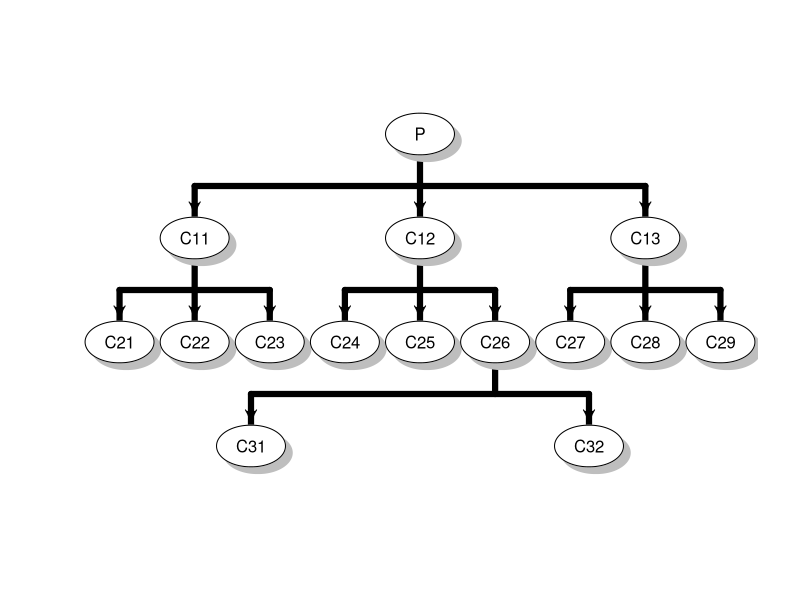
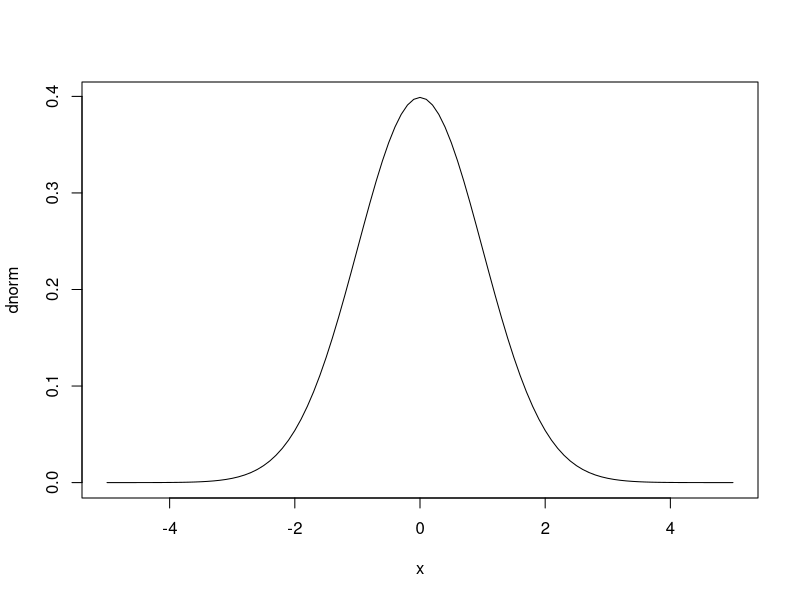
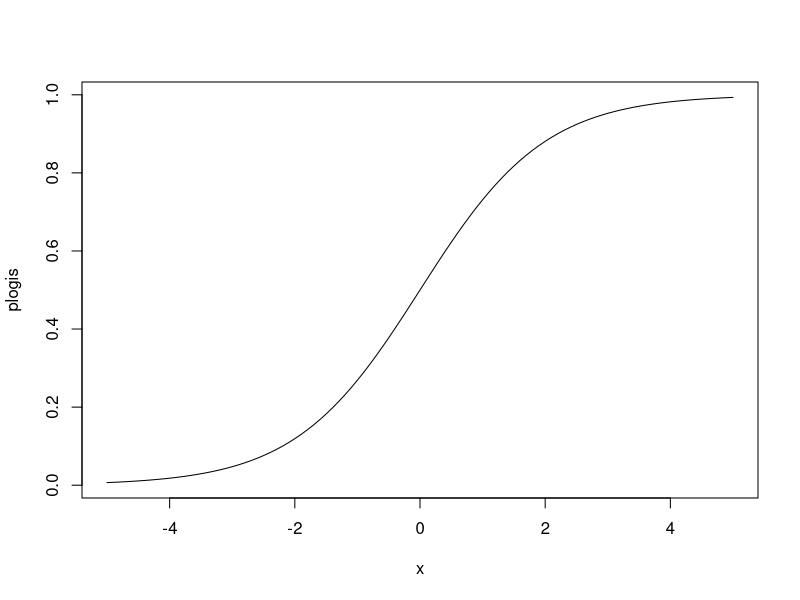
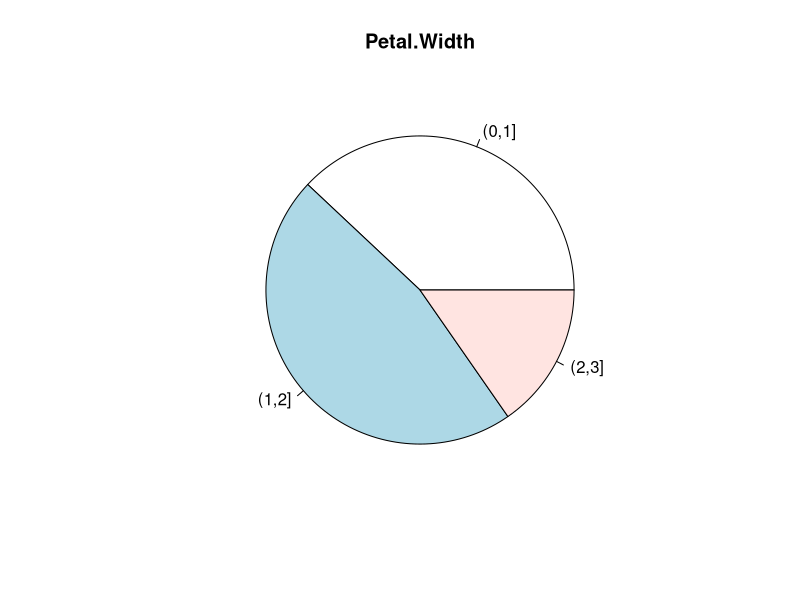
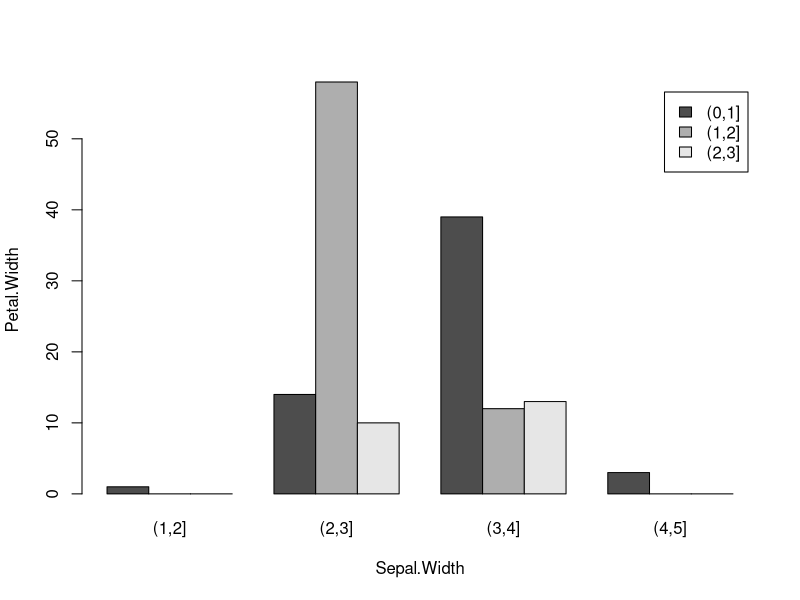
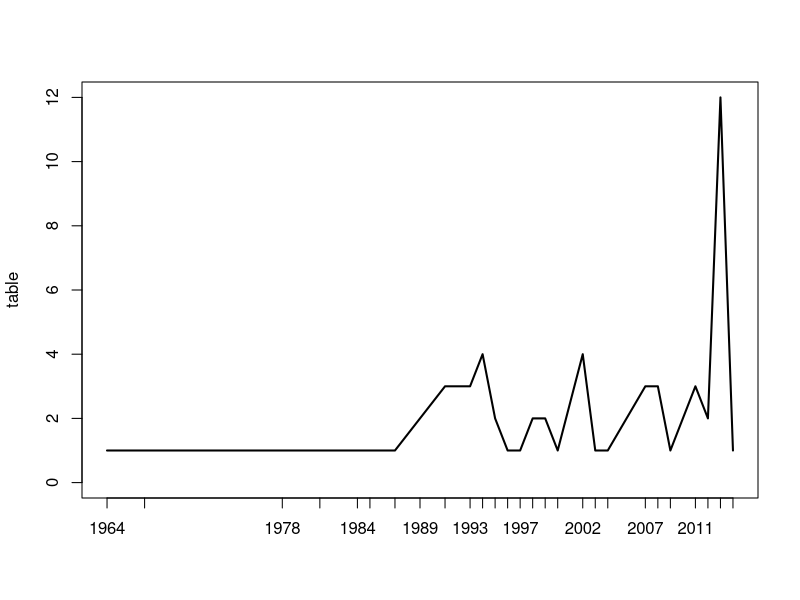
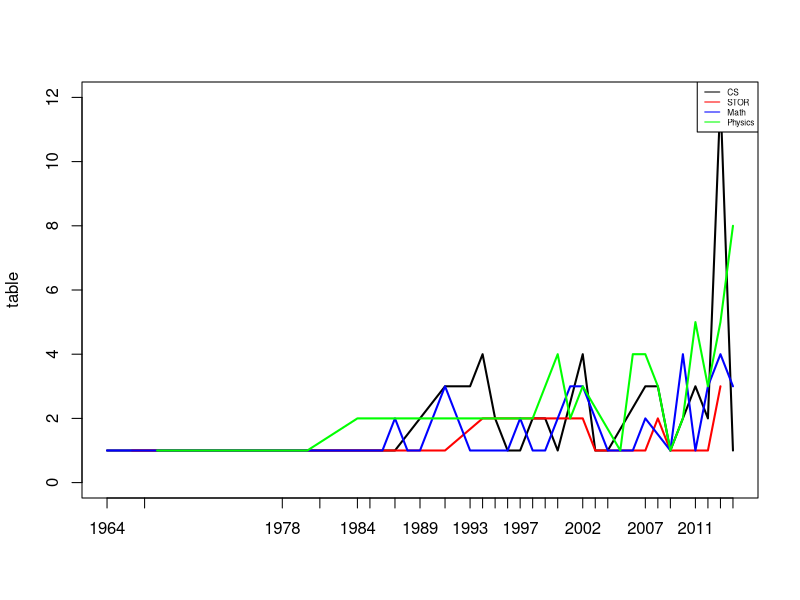
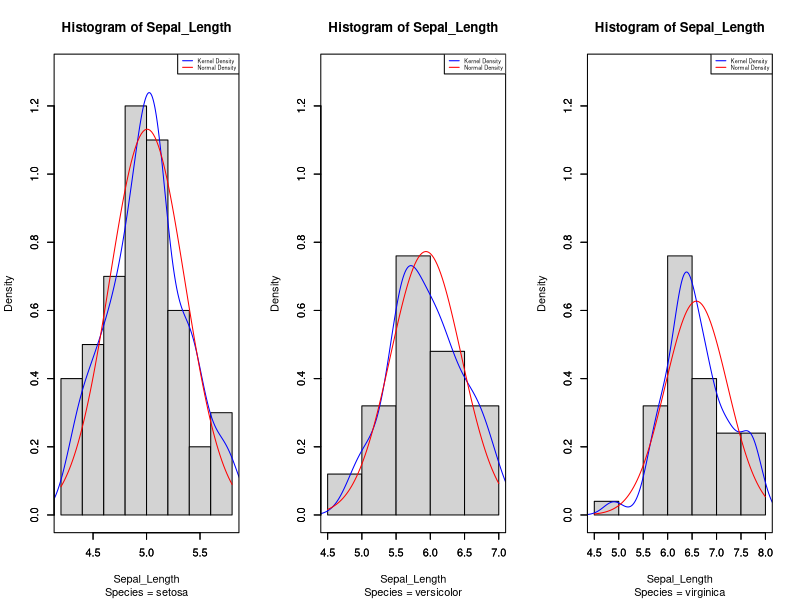

Write the R code that produced these figures, in order. (Note: this script raises an error after producing the figures.)
## ---- chunk 1
knitr::opts_chunk$set(echo = TRUE)
## ---- chunk 2
x1 <- c(2, .5, 4, 2); x1

x2 <- c(x1, rep(1, 4)); x2

x3 <- 1:-2; x3

# "collapse" option renders a character vector into a character element
x4 <- c("Hello", " ", "World", "!"); x4 <- paste(x4, collapse = ""); x4 

x5 <- c(TRUE, TRUE, NA, FALSE); x5

x6 <- c(rep(1:2, 2), rep(1:2, each = 2)); x6
## ---- chunk 3
X <- matrix(c(1,2,3,4,1,0,-1,-2,2,.5,4,2,1,1,1,1),4,4,byrow=TRUE)
X
## ---- chunk 4
x <- 1:4
# specify the vector of indices
x[c(1,4)]

# specify a logical vector of identical length
x[c(TRUE, FALSE, FALSE, TRUE)]

# specify the indices to discard
x[-c(2,3)]
## ---- chunk 5
x <- 1:4
x >= 3    # componentwise comparison resulting in a logical vector
x[x >= 3]
x[x >=1 & x <=3]
## ---- chunk 6
x <- matrix(1:12, 3, 4)
x[c(1,3),-c(1,4)]
x[c(TRUE,FALSE,TRUE),]
## ---- chunk 7
y1 <- X[X<0]
y1
## ---- chunk 8
y2 <- X[X>0&X<2]
y2
## ---- chunk 9
x <- list( num   = 1:4,                # "num =" specifies the name of the first component
           chac  = "hello world!",
           logic = c(TRUE,FALSE),
           nu    = NULL,
           mat   = matrix(4:1, 2, 2) ) #text to the left of = specifies the component name
y <- list( 1234,
           "world" )
c(x, y)
## ---- chunk 10
# install.packages("diagram")   ## if you don't have the package "diagram", run it
library("diagram")
openplotmat()
elpos <- coordinates (c(1,3,9,2))
treearrow(from = elpos[1,], to = elpos[2:4,], lwd = 6)
treearrow(from = elpos[2,], to = elpos[5:7,], lwd = 6)
treearrow(from = elpos[3,], to = elpos[8:10,], lwd = 6)
treearrow(from = elpos[4,], to = elpos[11:13,], lwd = 6)
treearrow(from = elpos[10,], to = elpos[14:15,], lwd = 6)
labels <- character()
labels[1] <- "P"
for(i in 2:4)
  labels[i] <- paste0("C1", i-1)
for(i in 5:13)
  labels[i] <- paste0("C2", i-4)
for(i in 14:15)
  labels[i] <- paste0("C3", i-13)
for(i in 1:15)
  textround(elpos[i,], radx = 0.001, rady = 0.05, lab = labels[i])
## ---- chunk 11
C11 <- list( C21 = "C21",
             C22 = "C22", 
             C23 = "C23")
C26 <- list( C31 = "C31",
             C32 = "C32")
C13 <- list( C27 = "C27",
             C28 = "C28",
             C29 = "C29")
C12 <- list( C24 = "C24",
             C25 = "C25",
             C26 = C26)
P   <- list( C11 = C11,
             C12 = C12,
             C13 = C13)

# subtree rooted at C12
P[[2]]
P$C12

# subtree (leaf) rooted at C24
P[[c(2,1)]]
P$C12$C24

# subtree rooted at C26
P[[c(2,3)]]
P$C12$C26

# subtree (leaf) rooted at C31
P[[c(2,3,1)]]
P$C12$C26$C31
## ---- chunk 12
students <- data.frame( id = factor(c("001", "002", "003")), # ids are characters
                        score_A = c(95, 97, 90),          # scores are numericss
                        score_B = c(80, 75, 84))       
students
## ---- chunk 13
student_003 <- students[students$id == "003",]
student_003
## ---- chunk 14

scores <- matrix(c(95, 97, 90, 80, 75, 84), 3, 2)
scores <- data.frame(scores)
colnames(scores) <- c("score_A", "score_B")
id <- c("001", "002", "003")
students1 <- cbind(id, scores)
students2 <- data.frame( list( id      = c("001", "002", "003"),
                               score_A = c(95, 97, 90),
                               score_B = c(80, 75, 84))       
                         )
## ---- chunk 15
## Sun Mon Tue Wed Thu Fri Sat
##      NY   2   3   4   5   6
##   7   8   9  10  11  12  13
##  14 MLK  16  17  18  19  20
##  21  22  23  24  25  26  27
##  28  29  30  31            
matrix <- matrix(c(NA,"NY",2:14,"MLK",16:31,rep(NA,3)), 5, 7,byrow=TRUE)
df <- data.frame(matrix)
colnames(df) <- c("Sun", "Mon","Tue","Wed","Thu","Fri","Sat")
df
## ---- chunk 16
id        <- factor(rep(c("001","002","003"), 2))
subj      <- rep(c("A","B"), each = 3)
score     <- c(95, 97, 90, 80, 75, 84)
students3 <- data.frame(id, subj, score)  # try cbind(id, subj, score) to see the difference

# students3$id and students3$subj are automatically formatted as factors
class(students3$id)
levels(students3$id)

class(students3$subj)
levels(students3$subj)

# combind student 003 with 002 via level rename
students4 <- students3    # work on a copy in case of direct modification of students3
levels(students4$id)[3] <- "002"
levels(students4$id)
students4
## ---- chunk 17

subj=cut(students3[["score"]], breaks = c(0,80,90,100),right=FALSE,labels=c("C","B","A"))
students5<-students3
students5$grade=subj
students5
## ---- chunk 18
mu=apply(X,c(2),mean)
mu
## ---- chunk 19
X.var<-(1/3)*rowSums((X-mu)^2)
X.var
## ---- chunk 20
students6=students3
score.mean=rep(tapply(students3[['score']],students3[["subj"]],mean),each=3)
students6$score.mean=score.mean
students6

## ---- chunk 21
my.fun <- function(x, y)
{
  # This function takes x and y as input
  # It returns a list that contains the mean of x, y respectively and their difference
  mean.x    <- mean(x)
  mean.y    <- mean(y)
  mean.diff <- mean.x - mean.y
  output    <- list(mean_of_x = mean.x,
                    mean_of_y = mean.y, 
                    mean_diff = mean.diff)
  return(output)
}
x <- runif(50, 0, 1)  # simulate 50 numbers from U[0,1] 
y <- runif(50, 0, 3)  # simulate 50 numbers from U[0,3]
my.fun(x, y)
## ---- chunk 22
mymax.if <- function(x, y)
{
  # The mymax function returns the larger one among x and y
  if (x > y)
  {
    message("The first argument is larger!")
    return(x)
  }
  else if (x < y)
  {
    message("The second argument is larger!")
    return(y)
  }
  else
  {
    message("Equal!")
    return(x)
  }
}
mymax.if(3, 4)
mymax.if(4, 3)
mymax.if(3, 3)
## ---- chunk 23
factorial <- function(n)
{
  # It computes the factorial of the natural number n
  if(n == 0) return(1) else if(n < 0 | n != as.integer(n)) stop("Please input a natural number!")
  n.fac <- 1
  
  # for loops
  for(i in 1:n)
    n.fac <- i * n.fac
  
  # while loops
  ## i <- 1
  ## while(i <= n)
  ## {
  ##   n.fac <- i * n.fac
  ##   i <- i + 1
  ## }
  
  # repeat loops
  ## i <- 1
  ## repeat
  ## {
  ##   n.fac <- i * n.fac
  ##   i <- i + 1
  ##   if (i > n) break    # attention to the usage of break
  ## }

  return(n.fac)
}

double.factorial <- function(n)
{
  # It computes the double factorial of the natural number n
  if(n == 0) return(1) else if(n < 0 | n != as.integer(n)) stop("Please input a natural number!")
  n.doubfac <- 1
  for(i in 1:n)
    if(i %% 2 == n %% 2)
      n.doubfac <- i * n.doubfac
    else next    # attention to the usage of next
  return(n.doubfac)
}

factorial(6)
prod(1:6)
double.factorial(6)
double.factorial(5)
factorial(0)
## factorial(6.5)
## factorial(-6)
## ---- chunk 24
num_iter=0
lower = 0
upper= 2
last= 999
  
func<- function(value){
  return(value^3-2*value-1)
}

bisect<-function(f,lower,upper,tol=1e-6){
 mid=(lower+upper)/2
  while(func(mid)!=0&&abs(last-func(mid))>tol){
    if(func(mid)<0) lower=mid
    if(func(mid)>0) upper=mid
    num_iter=num_iter+1
    last=func(mid)
    mid=(lower+upper)/2
  }
  return(list(root=mid,f.root=func(mid),iter=num_iter,estim.prec=last-func(mid)))
}

mid=bisect(func,lower,upper)
mid
uniroot(func,c(0,3))

## ---- chunk 25
salaries=read.csv("unc_salary_data.csv")
head(salaries)
## ---- chunk 26
relevant=salaries[c("name","dept","age","totalsal")]
head(relevant)
## ---- chunk 27
top_200=relevant[["totalsal"]]>200000
top_200=relevant[top_200,]
head(top_200)
## ---- chunk 28

apart=c("Psychology","Surgery","Medicine")
choose_3= subset(relevant,dept %in% apart)
tapply(choose_3$totalsal,choose_3$dept,mean)
## ---- chunk 29
x=iris
x=split(x, sample(rep(1:5,each=30)))
iris1=x$"1"
iris2=x$"2"
iris3=x$"3"
iris4=x$"4"
iris5=x$"5"

iris.5fold <- list(iris1, iris2, iris3, iris4, iris5)
iris.5fold
## ---- chunk 30
plot(dnorm, xlim = c(-5, 5))   # bell curve of Normal density
plot(plogis, xlim = c(-5, 5))  # Logistic/Sigmoid function (CDF of Logistic distribution)
## ---- chunk 31
twosam <- function(x, y, alpha = 0.05)
{
  # It conducts a two-sample homoscedastic t-test on x and y
  n.x       <- length(x); n.y    <- length(y)
  mean.x    <- mean(x);   mean.y <- mean(y)
  var.x     <- var(x);    var.y  <- var(y)
  mean.diff <- mean.x - mean.y
  df        <- n.x + n.y - 2
  sigma     <- ((n.x - 1) * var.x + (n.y - 1) * var.y) / df
  var.diff  <- (1/n.x + 1/n.y) * sigma
  t         <- mean.diff / sqrt(var.diff)
  t.alpha   <- qt(1 - alpha/2, df)
  output    <- list(t       = t,
                    df      = df,
                    p.value = 2 * pt(-abs(t), df),
                    confint = c(lower = mean.diff - sqrt(var.diff) * t.alpha,
                                upper = mean.diff + sqrt(var.diff) * t.alpha),
                    mu      = c(mu.x = mean.x, mu.y = mean.y),
                    sigma   = sigma)
  return(output)
}
x1 <- rnorm(40, 0, 1)
x2 <- rnorm(50, 0, 1)
x3 <- rnorm(50, 1, 1)
twosam(x1, x2)
t.test(x1, x2, var.equal = TRUE)
twosam(x1, x3)
t.test(x1, x3, var.equal = TRUE)
## ---- chunk 32
# Discretize the numeric variables
iris0 <- transform(iris,
                   Sepal.Length = cut(Sepal.Length, 4:8),
                   Sepal.Width  = cut(Sepal.Width,  1:5),
                   Petal.Length = cut(Petal.Length, 0:7),
                   Petal.Width  = cut(Petal.Width,  0:3))

attach(iris0)   # attach function makes columns assessible as usual variables
table(Sepal.Width)
iris.table0 <- table(Petal.Width)
iris.table0
iris.table1 <- table(Sepal.Width, Petal.Width)
iris.table1
iris.table2 <- table(Sepal.Width, Petal.Width, Species)
iris.table2

# flat table in a sligtly different display
ftable(Sepal.Width, Petal.Width)
ftable(Species, Sepal.Width, Petal.Width)

# data.frame display
data.frame(iris.table1)
data.frame(iris.table2)

# marginal display
margin.table(iris.table1, 1)
margin.table(iris.table1, 2)

# proportional display relative to the (margin) total
prop.table(iris.table1)
prop.table(iris.table1, 1)
prop.table(iris.table1, 2)
prop.table(iris.table2, 1)
prop.table(iris.table2, c(1,3))

# conduct chi-square independence test
chisq.test(iris.table1)   # warning message due to some frequency entry <= 5

# plots
pie(iris.table0, main="Petal.Width")
barplot(t(iris.table1), beside = TRUE, 
        xlab = "Sepal.Width", ylab = "Petal.Width", legend.text = colnames(iris.table1))

detach(iris0)   # paired with attach function
## ---- chunk 33
salaries2=salaries
salaries2$hiredate=format(as.Date(as.character(salaries2$hiredate),format="%Y%m%d"),"%Y")
table=table(salaries2[salaries2$dept=="Computer Science",]$hiredate)
plot(table,type="l")
## ---- chunk 34
salaries3=salaries2
choose=c("Statistics and Operations Res","Mathematics","Physics-Astronomy")
salaries3=subset(salaries3,dept %in% choose)
table1=table(salaries3[salaries3$dept=="Statistics and Operations Res",]$hiredate)
table2=table(salaries3[salaries3$dept=="Mathematics",]$hiredate)
table3=table(salaries3[salaries3$dept=="Physics-Astronomy",]$hiredate)
plot(table,type="l")
lines(table1,type="l",col="red")
lines(table2,type="l",col="blue")
lines(table3,type="l",col="green")
  legend("topright",
         legend = c("CS","STOR","Math","Physics"),
         col = c("black", "red","blue","green"), lty = 1, cex = 0.5)

## ---- chunk 35
opar <- par(mfrow = c(1,3))
for(l in levels(iris$Species))
{
  Sepal_Length <- subset(iris, Species == l, select = Sepal.Length)[[1]]
  h <- hist(Sepal_Length, sub = paste("Species =", l), ylim = c(0,1.3), freq = FALSE)

  par(new = TRUE)   # add to the current plot
  # Empirical density curve
  lines(density(Sepal_Length),
       xlim = range(h$breaks), ylim = c(0,1.3),  # to match the plotting range
       col = "blue",
       main = "", sub = "", xlab = "", ylab = ""    # to supress labels
       )
  par(new = TRUE)   # add to the current plot

  # Normal density curve
  curve(dnorm(x, mean = mean(Sepal_Length), sd = sd(Sepal_Length)),
        xlim = range(h$breaks), ylim = c(0,1.3),  # to match the plotting range
        col = "red",
        main = "", sub = "", xlab = "", ylab = ""    # to supress labels
        )

  legend("topright",
         legend = c("Kernel Density", "Normal Density"),
         col = c("blue", "red"), lty = 1, cex = 0.5)
}
par(opar)
## ---- chunk 36
 knitr::include_graphics("Iris_Sepal_Length.pdf")
## ---- chunk 37
opar <- par(mfrow = c(1,3))
choose=c("Computer Science","Mathematics","Physics-Astronomy")
salaries4=salaries
salaries4=subset(salaries4,dept%in%choose)
salaries4$dept <- as.factor(salaries4$dept)

for(l in levels(salaries4$dept))
{
  Salaries <- subset(salaries4, dept == l, select = totalsal)[[1]]
  h<-hist(Salaries, sub = paste("dept =", l),freq=FALSE,ylim=c(0,1e-5))
  
  par(new = TRUE)   # add to the current plot
  # Empirical density curve
  lines(density(Salaries),
       xlim = range(h$breaks),ylim=c(0,1e-5), # to match the plotting range
       col = "blue",
       main = "", sub = "", xlab = "", ylab = ""    # to supress labels
       )
  par(new = TRUE)   # add to the current plot

  # Normal density curve
  curve(dnorm(x, mean = mean(Salaries), sd = sd(Salaries)),
        xlim = range(h$breaks),ylim=c(0,1e-5),  # to match the plotting range
        col = "red",
        main = "", sub = "", xlab = "", ylab = ""    # to supress labels
        )

  legend("topright",
         legend = c("Kernel Density", "Normal Density"),
         col = c("blue", "red"), lty = 1, cex = 0.5)
}
par(opar)

## ---- chunk 38
plot(iris[, -5])

attach(iris)  # attach function makes columns assessible as usual variables
lm.mod <- lm(Petal.Length ~ Sepal.Length)   # fit a linear model as an lm object
plot(Sepal.Length, Petal.Length)
## plot(Petal.Length ~ Sepal.Length)
abline(lm.mod)

coplot(Petal.Length ~ Sepal.Length | Species)
detach(iris)  # paired with attach function
## ---- chunk 39
# install.packages("ggplot2")   ## if you don't have the package "ggplot2", run it
library("ggplot2")
mu <- mean(iris$Sepal.Length)
sigma <- sd(iris$Sepal.Length)
ggplot(iris, aes(Sepal.Length)) +
  geom_histogram( aes(y = ..density..),
                  bins = 8, color = "black", fill = "white") +
  geom_density(aes(color = "blue")) +
  stat_function( aes(color = "red"), 
                 fun = dnorm, args = list(mean = mu, sd = sigma)) +
  labs(title = "Histogram of Sepal_Length") +
  scale_color_identity( name   = "Density Estimate",
                        guide  = "legend",
                        labels = c("Kernel", "Normal")) +
  theme_bw()
## ---- chunk 40
# install.packages("dplyr")   ## if you don't have the package "dplyr", run it
library("dplyr")
# Exercise 3.
filter(students, id == '003')

# Exercise 7.
students6 <- group_by(students3, subj)
mutate(students6, score.mean = mean(score))

# Using the pipe operator makes it more compact
group_by(students3, subj) %>% 
  mutate(score.mean = mean(score))  # transform function couldn't apply mean by group
